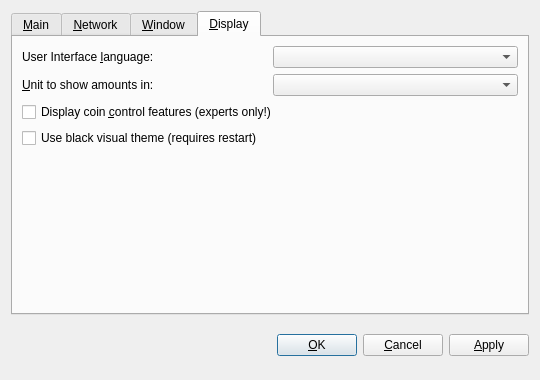
<?xml version="1.0" encoding="UTF-8"?>
<ui version="4.0">
 <class>OptionsDialog</class>
 <widget class="QDialog" name="OptionsDialog">
  <property name="geometry">
   <rect>
    <x>0</x>
    <y>0</y>
    <width>540</width>
    <height>380</height>
   </rect>
  </property>
  <property name="windowTitle">
   <string>Options</string>
  </property>
  <property name="modal">
   <bool>true</bool>
  </property>
  <layout class="QVBoxLayout" name="verticalLayout">
   <item>
    <widget class="QTabWidget" name="tabWidget">
     <property name="tabPosition">
      <enum>QTabWidget::North</enum>
     </property>
     <property name="currentIndex">
      <number>3</number>
     </property>
     <widget class="QWidget" name="tabMain">
      <attribute name="title">
       <string>&amp;Main</string>
      </attribute>
      <layout class="QVBoxLayout" name="verticalLayout_Main">
       <item>
        <widget class="QLabel" name="transactionFeeInfoLabel">
         <property name="text">
          <string>Optional transaction fee per kB that helps make sure your transactions are processed quickly. Most transactions are 1 kB. Fee 0.01 recommended.</string>
         </property>
         <property name="textFormat">
          <enum>Qt::PlainText</enum>
         </property>
         <property name="wordWrap">
          <bool>true</bool>
         </property>
        </widget>
       </item>
       <item>
        <layout class="QHBoxLayout" name="horizontalLayoutFee">
         <item>
          <widget class="QLabel" name="transactionFeeLabel">
           <property name="text">
            <string>Pay transaction &amp;fee</string>
           </property>
           <property name="textFormat">
            <enum>Qt::PlainText</enum>
           </property>
           <property name="buddy">
            <cstring>transactionFee</cstring>
           </property>
          </widget>
         </item>
         <item>
          <widget class="BitcoinAmountField" name="transactionFee"/>
         </item>
         <item>
          <spacer name="horizontalSpacerFee">
           <property name="orientation">
            <enum>Qt::Horizontal</enum>
           </property>
           <property name="sizeHint" stdset="0">
            <size>
             <width>40</width>
             <height>20</height>
            </size>
           </property>
          </spacer>
         </item>
        </layout>
       </item>
       <item>
        <widget class="QLabel" name="reserveBalanceInfoLabel">
         <property name="text">
          <string>Reserved amount does not participate in staking and is therefore spendable at any time.</string>
         </property>
         <property name="textFormat">
          <enum>Qt::PlainText</enum>
         </property>
         <property name="wordWrap">
          <bool>true</bool>
         </property>
        </widget>
       </item>
       <item>
        <layout class="QHBoxLayout" name="horizontalLayoutReserveBalance">
         <item>
          <widget class="QLabel" name="reserveBalanceLabel">
           <property name="text">
            <string>Reserve</string>
           </property>
           <property name="textFormat">
            <enum>Qt::PlainText</enum>
           </property>
           <property name="buddy">
            <cstring>reserveBalance</cstring>
           </property>
          </widget>
         </item>
         <item>
          <widget class="BitcoinAmountField" name="reserveBalance"/>
         </item>
         <item>
          <spacer name="horizontalSpacerReserveBalance">
           <property name="orientation">
            <enum>Qt::Horizontal</enum>
           </property>
           <property name="sizeHint" stdset="0">
            <size>
             <width>40</width>
             <height>20</height>
            </size>
           </property>
          </spacer>
         </item>
        </layout>
       </item>
       <item>
        <widget class="QCheckBox" name="bitcoinAtStartup">
         <property name="toolTip">
          <string>Automatically start DeStream after logging in to the system.</string>
         </property>
         <property name="text">
          <string>&amp;Start DeStream on system login</string>
         </property>
        </widget>
       </item>
       <item>
        <spacer name="verticalSpacer_Main">
         <property name="orientation">
          <enum>Qt::Vertical</enum>
         </property>
         <property name="sizeHint" stdset="0">
          <size>
           <width>20</width>
           <height>40</height>
          </size>
         </property>
        </spacer>
       </item>
      </layout>
     </widget>
     <widget class="QWidget" name="tabNetwork">
      <attribute name="title">
       <string>&amp;Network</string>
      </attribute>
      <layout class="QVBoxLayout" name="verticalLayout_Network">
       <item>
        <widget class="QCheckBox" name="mapPortUpnp">
         <property name="toolTip">
          <string>Automatically open the DeStream client port on the router. This only works when your router supports UPnP and it is enabled.</string>
         </property>
         <property name="text">
          <string>Map port using &amp;UPnP</string>
         </property>
        </widget>
       </item>
       <item>
        <widget class="QCheckBox" name="connectSocks">
         <property name="toolTip">
          <string>Connect to the DeStream network through a SOCKS5 proxy (e.g. when connecting through Tor).</string>
         </property>
         <property name="text">
          <string>&amp;Connect through SOCKS5 proxy:</string>
         </property>
        </widget>
       </item>
       <item>
        <layout class="QHBoxLayout" name="horizontalLayout_Network">
         <item>
          <widget class="QLabel" name="proxyIpLabel">
           <property name="text">
            <string>Proxy &amp;IP:</string>
           </property>
           <property name="textFormat">
            <enum>Qt::PlainText</enum>
           </property>
           <property name="buddy">
            <cstring>proxyIp</cstring>
           </property>
          </widget>
         </item>
         <item>
          <widget class="QValidatedLineEdit" name="proxyIp">
           <property name="maximumSize">
            <size>
             <width>140</width>
             <height>16777215</height>
            </size>
           </property>
           <property name="toolTip">
            <string>IP address of the proxy (e.g. 127.0.0.1)</string>
           </property>
          </widget>
         </item>
         <item>
          <widget class="QLabel" name="proxyPortLabel">
           <property name="text">
            <string>&amp;Port:</string>
           </property>
           <property name="textFormat">
            <enum>Qt::PlainText</enum>
           </property>
           <property name="buddy">
            <cstring>proxyPort</cstring>
           </property>
          </widget>
         </item>
         <item>
          <widget class="QLineEdit" name="proxyPort">
           <property name="maximumSize">
            <size>
             <width>55</width>
             <height>16777215</height>
            </size>
           </property>
           <property name="toolTip">
            <string>Port of the proxy (e.g. 9050)</string>
           </property>
          </widget>
         </item>
         <item>
          <spacer name="horizontalSpacer_Network">
           <property name="orientation">
            <enum>Qt::Horizontal</enum>
           </property>
           <property name="sizeHint" stdset="0">
            <size>
             <width>40</width>
             <height>20</height>
            </size>
           </property>
          </spacer>
         </item>
        </layout>
       </item>
       <item>
        <spacer name="verticalSpacer_Network">
         <property name="orientation">
          <enum>Qt::Vertical</enum>
         </property>
         <property name="sizeHint" stdset="0">
          <size>
           <width>20</width>
           <height>40</height>
          </size>
         </property>
        </spacer>
       </item>
      </layout>
     </widget>
     <widget class="QWidget" name="tabWindow">
      <attribute name="title">
       <string>&amp;Window</string>
      </attribute>
      <layout class="QVBoxLayout" name="verticalLayout_Window">
       <item>
        <widget class="QCheckBox" name="minimizeToTray">
         <property name="toolTip">
          <string>Show only a tray icon after minimizing the window.</string>
         </property>
         <property name="text">
          <string>&amp;Minimize to the tray instead of the taskbar</string>
         </property>
        </widget>
       </item>
       <item>
        <widget class="QCheckBox" name="minimizeOnClose">
         <property name="toolTip">
          <string>Minimize instead of exit the application when the window is closed. When this option is enabled, the application will be closed only after selecting Quit in the menu.</string>
         </property>
         <property name="text">
          <string>M&amp;inimize on close</string>
         </property>
        </widget>
       </item>
       <item>
        <spacer name="verticalSpacer_Window">
         <property name="orientation">
          <enum>Qt::Vertical</enum>
         </property>
         <property name="sizeHint" stdset="0">
          <size>
           <width>20</width>
           <height>40</height>
          </size>
         </property>
        </spacer>
       </item>
      </layout>
     </widget>
     <widget class="QWidget" name="tabDisplay">
      <attribute name="title">
       <string>&amp;Display</string>
      </attribute>
      <layout class="QVBoxLayout" name="verticalLayout_Display">
       <item>
        <layout class="QHBoxLayout" name="horizontalLayout_1_Display">
         <item>
          <widget class="QLabel" name="langLabel">
           <property name="text">
            <string>User Interface &amp;language:</string>
           </property>
           <property name="textFormat">
            <enum>Qt::PlainText</enum>
           </property>
           <property name="buddy">
            <cstring>lang</cstring>
           </property>
          </widget>
         </item>
         <item>
          <widget class="QValueComboBox" name="lang">
           <property name="toolTip">
            <string>The user interface language can be set here. This setting will take effect after restarting DeStream.</string>
           </property>
          </widget>
         </item>
        </layout>
       </item>
       <item>
        <layout class="QHBoxLayout" name="horizontalLayout_2_Display">
         <item>
          <widget class="QLabel" name="unitLabel">
           <property name="text">
            <string>&amp;Unit to show amounts in:</string>
           </property>
           <property name="textFormat">
            <enum>Qt::PlainText</enum>
           </property>
           <property name="buddy">
            <cstring>unit</cstring>
           </property>
          </widget>
         </item>
         <item>
          <widget class="QValueComboBox" name="unit">
           <property name="toolTip">
            <string>Choose the default subdivision unit to show in the interface and when sending coins.</string>
           </property>
          </widget>
         </item>
        </layout>
       </item>
       <item>
        <widget class="QCheckBox" name="coinControlFeatures">
         <property name="toolTip">
          <string>Whether to show coin control features or not.</string>
         </property>
         <property name="text">
          <string>Display coin &amp;control features (experts only!)</string>
         </property>
        </widget>
       </item>
       <item>
        <widget class="QCheckBox" name="useBlackTheme">
         <property name="text">
          <string>Use black visual theme (requires restart)</string>
         </property>
        </widget>
       </item>
       <item>
        <spacer name="verticalSpacer_Display">
         <property name="orientation">
          <enum>Qt::Vertical</enum>
         </property>
         <property name="sizeHint" stdset="0">
          <size>
           <width>20</width>
           <height>40</height>
          </size>
         </property>
        </spacer>
       </item>
      </layout>
     </widget>
    </widget>
   </item>
   <item>
    <layout class="QHBoxLayout" name="horizontalLayout_Buttons">
     <item>
      <spacer name="horizontalSpacer_1">
       <property name="orientation">
        <enum>Qt::Horizontal</enum>
       </property>
       <property name="sizeHint" stdset="0">
        <size>
         <width>40</width>
         <height>48</height>
        </size>
       </property>
      </spacer>
     </item>
     <item>
      <widget class="QLabel" name="statusLabel">
       <property name="font">
        <font>
         <weight>75</weight>
         <bold>true</bold>
        </font>
       </property>
       <property name="text">
        <string/>
       </property>
       <property name="textFormat">
        <enum>Qt::PlainText</enum>
       </property>
       <property name="wordWrap">
        <bool>true</bool>
       </property>
      </widget>
     </item>
     <item>
      <spacer name="horizontalSpacer_2">
       <property name="orientation">
        <enum>Qt::Horizontal</enum>
       </property>
       <property name="sizeHint" stdset="0">
        <size>
         <width>40</width>
         <height>48</height>
        </size>
       </property>
      </spacer>
     </item>
     <item>
      <widget class="QPushButton" name="okButton">
       <property name="text">
        <string>&amp;OK</string>
       </property>
      </widget>
     </item>
     <item>
      <widget class="QPushButton" name="cancelButton">
       <property name="text">
        <string>&amp;Cancel</string>
       </property>
       <property name="autoDefault">
        <bool>false</bool>
       </property>
      </widget>
     </item>
     <item>
      <widget class="QPushButton" name="applyButton">
       <property name="text">
        <string>&amp;Apply</string>
       </property>
       <property name="autoDefault">
        <bool>false</bool>
       </property>
      </widget>
     </item>
    </layout>
   </item>
  </layout>
 </widget>
 <customwidgets>
  <customwidget>
   <class>QValidatedLineEdit</class>
   <extends>QLineEdit</extends>
   <header>qvalidatedlineedit.h</header>
  </customwidget>
  <customwidget>
   <class>BitcoinAmountField</class>
   <extends>QLineEdit</extends>
   <header>bitcoinamountfield.h</header>
   <container>1</container>
  </customwidget>
  <customwidget>
   <class>QValueComboBox</class>
   <extends>QComboBox</extends>
   <header>qvaluecombobox.h</header>
  </customwidget>
 </customwidgets>
 <resources/>
 <connections/>
</ui>
